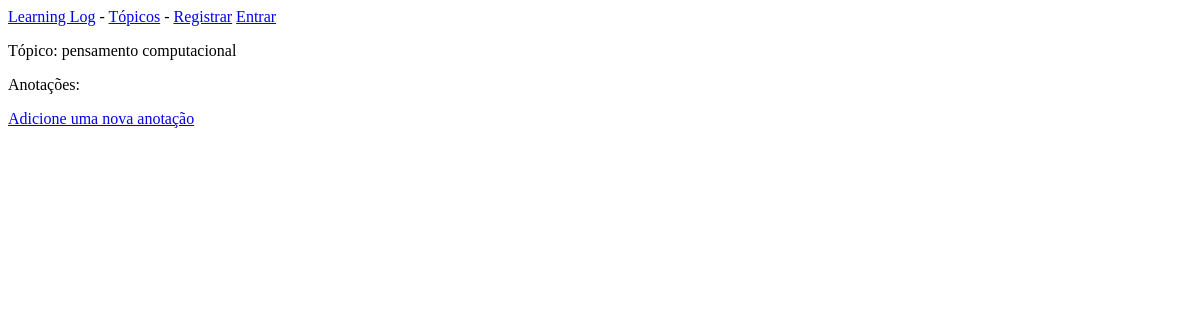
Page /topics/8/ on the earlier database version.
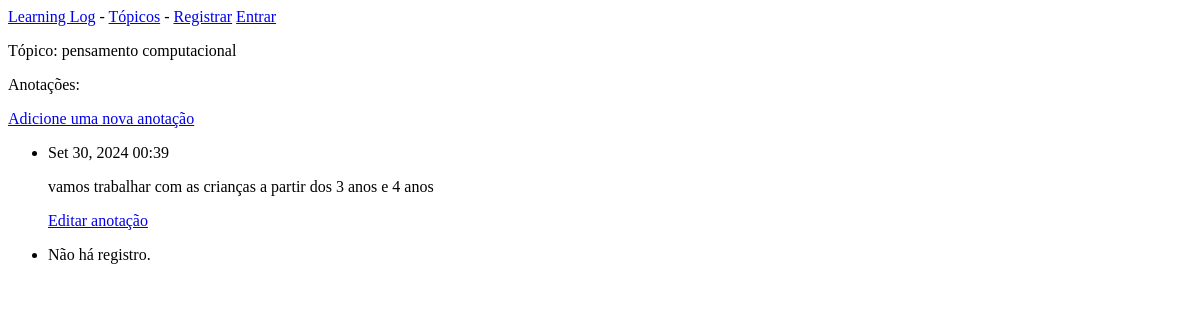
Same page on the later database version.
### learning_logs/models.py (models this page shows, shortened)
class Entry(models.Model):
    topic = models.ForeignKey(Topic, on_delete=models.CASCADE)
    text = models.TextField()
    date_added = models.DateTimeField(auto_now_add=True)
    class Meta:
        verbose_name_plural = 'entries'

### learning_logs/views.py (the view)
# urls.py: path('topics/<int:topic_id>/', views.topic, name='topic'),
def topic(request, topic_id):
    topic = Topic.objects.get(id = topic_id)
    entries = topic.entry_set.order_by('-date_added')
    context = {'topic': topic, 'entries': entries}
    return render(request, 'learning_logs/topic.html', context)

### learning_logs/models.py (called while the page is built)
    def __str__(self):
        return self.text

### learning_logs/templates/learning_logs/topic.html (shortened to what this page needs)
{% extends "learning_logs/base.html" %}
{% block content %}
    <p>Tópico: {{ topic }}</p>
    <p>Anotações:</p>
    <p>
        <a href="{% url 'new_entry' topic.id %}">Adicione uma nova anotação</a>
    </p>
    <ul>
        {% for entry in entries %}
        <li>
            <p>{{ entry.date_added | date:'M d, Y H:i' }}</p>
            <p>{{ entry.text | linebreaks }}</p>
            <p>
                <a href="{% url 'edit_entry' entry.id %}">Editar anotação</a>
            </p>
        </li>
        <li> Não há registro.</li>
        {% endfor %}
    </ul>
{% endblock  %}

Differences in the rows shown:
added Entry: date_added "Set 30, 2024 00:39", text "vamos trabalhar com as crianças a partir dos 3 anos e 4 anos"
